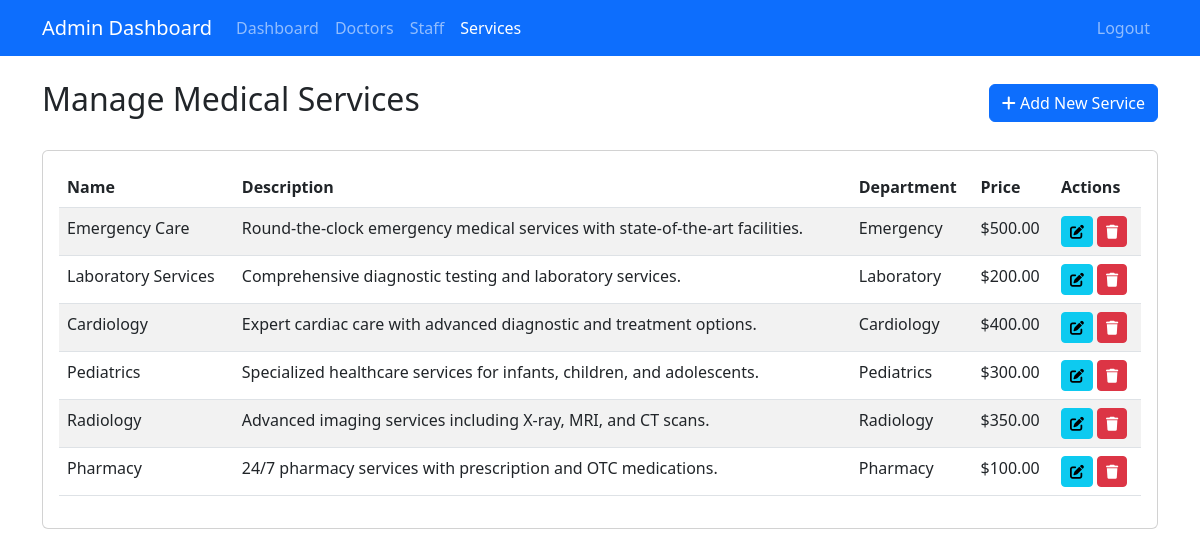
The app's page /admin/manage_services.php (signed in) with its own data.
### tables this page shows
CREATE TABLE services (
                id INTEGER PRIMARY KEY AUTOINCREMENT,
                name TEXT NOT NULL,
                description TEXT,
                department TEXT,
                price DECIMAL(10,2) DEFAULT 0.00,
                icon TEXT,
                is_active BOOLEAN DEFAULT 1,
                created_at DATETIME DEFAULT CURRENT_TIMESTAMP,
                updated_at DATETIME
            );

### admin/manage_services.php (the view, shortened to what this page needs)
<?php
$db = getDBConnection();
$sql = "SELECT * FROM services ORDER BY created_at DESC";
$result = $db->query($sql);
$services = [];
while ($row = $result->fetchArray(SQLITE3_ASSOC)) {
    $services[] = $row;
}
?>
<!DOCTYPE html>
<html lang="en">
<head>
    <link href="https://cdn.jsdelivr.net/npm/bootstrap@5.3.0/dist/css/bootstrap.min.css" rel="stylesheet">
    <link rel="stylesheet" href="https://cdnjs.cloudflare.com/ajax/libs/font-awesome/6.0.0/css/all.min.css">
</head>
<body>
    <nav class="navbar navbar-expand-lg navbar-dark bg-primary">
        <div class="container">
            <a class="navbar-brand" href="dashboard.php">Admin Dashboard</a>
            <div class="collapse navbar-collapse" id="navbarNav">
                <ul class="navbar-nav">
                    <li class="nav-item">
                        <a class="nav-link" href="dashboard.php">Dashboard</a>
                    </li>
                    <li class="nav-item">
                        <a class="nav-link" href="manage_doctors.php">Doctors</a>
                    </li>
                    <li class="nav-item">
                        <a class="nav-link" href="manage_staff.php">Staff</a>
                    </li>
                    <li class="nav-item">
                        <a class="nav-link active" href="manage_services.php">Services</a>
                    </li>
                </ul>
                <ul class="navbar-nav ms-auto">
                    <li class="nav-item">
                        <a class="nav-link" href="../logout.php">Logout</a>
                    </li>
                </ul>
            </div>
        </div>
    </nav>
    <div class="container py-4">
        <div class="d-flex justify-content-between align-items-center mb-4">
            <h2>Manage Medical Services</h2>
            <button class="btn btn-primary" data-bs-toggle="modal" data-bs-target="#addServiceModal">
                <i class="fas fa-plus"></i> Add New Service
            </button>
        </div>
        <div class="card">
            <div class="card-body">
                <div class="table-responsive">
                    <table class="table table-striped">
                        <thead>
                            <tr>
                                <th>Name</th>
                                <th>Description</th>
                                <th>Department</th>
                                <th>Price</th>
                                <th>Actions</th>
                            </tr>
                        </thead>
                        <tbody>
                            <?php foreach ($services as $service): ?>
                            <tr>
                                <td><?php echo htmlspecialchars($service['name']); ?></td>
                                <td><?php echo htmlspecialchars($service['description']); ?></td>
                                <td><?php echo htmlspecialchars($service['department']); ?></td>
                                <td>$<?php echo number_format($service['price'], 2); ?></td>
                                <td>
                                    <button class="btn btn-sm btn-info" onclick="editService(<?php echo htmlspecialchars(json_encode($service)); ?>)">
                                        <i class="fas fa-edit"></i>
                                    </button>
                                    <button class="btn btn-sm btn-danger" onclick="deleteService(<?php echo $service['id']; ?>)">
                                        <i class="fas fa-trash"></i>
                                    </button>
                                </td>
                            </tr>
                            <?php endforeach; ?>
                        </tbody>
                    </table>
                </div>
            </div>
        </div>
    </div>
</body>
</html>

### records on screen
services: name "Emergency Care", description "Round-the-clock emergency medical services with state-of-the-art facilities.", department "Emergency", price "500.00"
services: name "Laboratory Services", description "Comprehensive diagnostic testing and laboratory services.", department "Laboratory", price "200.00"
services: name "Cardiology", description "Expert cardiac care with advanced diagnostic and treatment options.", department "Cardiology", price "400.00"
services: name "Pediatrics", description "Specialized healthcare services for infants, children, and adolescents.", department "Pediatrics", price "300.00"
services: name "Radiology", description "Advanced imaging services including X-ray, MRI, and CT scans.", department "Radiology", price "350.00"
services: name "Pharmacy", description "24/7 pharmacy services with prescription and OTC medications.", department "Pharmacy", price "100.00"
